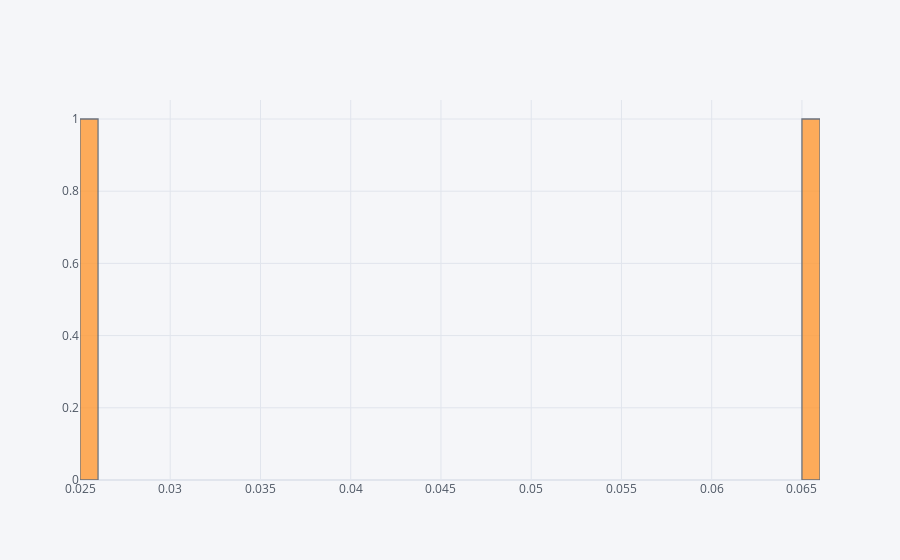

The notebook cell saved with this chart:
### Code cell
print(df.groupby('ever_married')['stroke'].mean().sort_values())
print()
df.groupby('ever_married')['stroke'].mean().iplot(kind='histogram',subplots=True,bins=50)

### Figure 1 — Plotly figure (JSON) as saved in the notebook; plotly's stock layout.template omitted (floating-point values rounded to 4 significant figures)
{"data": [{"histfunc": "count", "histnorm": "", "marker": {"color": "rgba(255, 153, 51, 1.0)", "line": {"color": "#4D5663", "width": 1.3}}, "name": "stroke", "nbinsx": 50, "opacity": 0.8, "orientation": "v", "type": "histogram", "x": [0.0252, 0.06561], "xaxis": "x", "yaxis": "y"}], "layout": {"barmode": "overlay", "legend": {"bgcolor": "#F5F6F9", "font": {"color": "#4D5663"}}, "paper_bgcolor": "#F5F6F9", "plot_bgcolor": "#F5F6F9", "title": {"font": {"color": "#4D5663"}}, "xaxis": {"anchor": "y", "domain": [0, 1], "gridcolor": "#E1E5ED", "showgrid": true, "tickfont": {"color": "#4D5663"}, "title": {"font": {"color": "#4D5663"}, "text": ""}, "zerolinecolor": "#E1E5ED"}, "yaxis": {"anchor": "x", "domain": [0, 1], "gridcolor": "#E1E5ED", "showgrid": true, "tickfont": {"color": "#4D5663"}, "title": {"font": {"color": "#4D5663"}, "text": ""}, "zerolinecolor": "#E1E5ED"}}}
